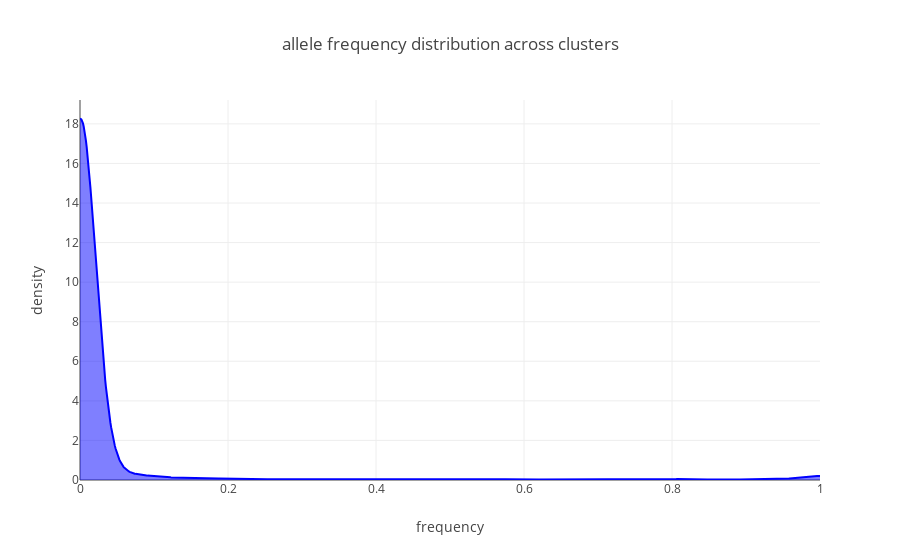

Notebook code for this chart:
### Code cell
n_chose= 200
Chose= np.random.choice(range(freqs_matrix.shape[0]),n_chose)

Across= list(it.chain(*[freqs_matrix[x] for x in Chose]))

X_plot = np.linspace(0, 1, 1000)

freq_kde = KernelDensity(kernel='gaussian', bandwidth=0.02).fit(np.array(Across).reshape(-1,1))

log_dens = freq_kde.score_samples(X_plot.reshape(-1,1))

fig_roost_dens= [go.Scatter(x=X_plot, y=np.exp(log_dens), 
                            mode='lines', fill='tozeroy', name= 'mRNA pVal',
                            line=dict(color='blue', width=2))]
##

layout= go.Layout(
    title= 'allele frequency distribution across clusters',
    yaxis= dict(
        title= 'density'
    ),
    xaxis= dict(
        title= 'frequency'
    )
)

fig = go.Figure(data=fig_roost_dens, layout= layout)
iplot(fig)

### Figure 1 — Plotly figure (JSON) as saved in the notebook; plotly's stock layout.template omitted (floating-point values rounded to 4 significant figures; data arrays with more than 128 entries replaced by an {"elided": "..."} marker saying what was removed)
{"data": [{"fill": "tozeroy", "line": {"color": "blue", "width": 2}, "mode": "lines", "name": "mRNA pVal", "type": "scatter", "uid": "00b86929-1cb4-4bb9-9798-842e66a0c47e", "x": {"elided": "1000 float values"}, "y": {"elided": "1000 float values"}}], "layout": {"title": {"text": "allele frequency distribution across clusters"}, "xaxis": {"title": {"text": "frequency"}}, "yaxis": {"title": {"text": "density"}}}}
